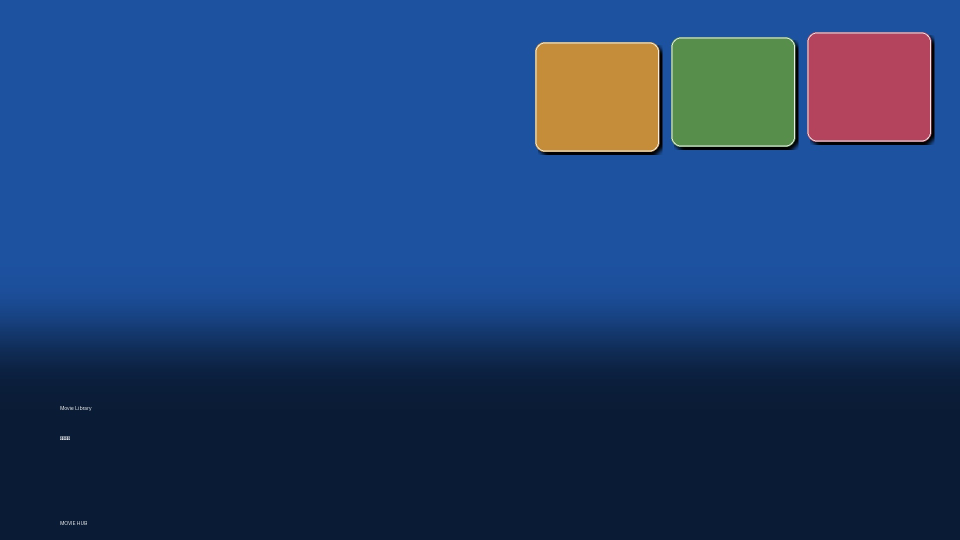
#> input picture images/style_5.jpeg, 1920 x 1080 px (shown at 1/2 size); its folder holds only this picture in this run
$ python -i style_static_1.py   (imports and definitions only)
#> lines starting #> are read from the running program, lines starting #| are printed output that depends on the picture
import base64
import random
import colorsys
from collections import Counter
from io import BytesIO
from pathlib import Path
import math

import numpy as np
from PIL import Image, ImageDraw, ImageFilter, ImageFont, ImageOps

from app.log import logger
from app.plugins.fnmediacovergenerator.utils.image_manager import (
    ResolutionConfig, ImageResourceManager, managed_image, managed_images
)
from app.plugins.fnmediacovergenerator.utils.performance_helper import (
    OptimizedImageProcessor, PerformanceMonitor, memory_efficient_operation
)
from app.plugins.fnmediacovergenerator.utils.color_helper import ColorHelper
from app.plugins.fnmediacovergenerator.style.text_rendering import (
    load_font_with_fallback,
    draw_text_patch,
)


# ========== 配置 ==========
# canvas_size = (1920, 1080)  # 移除固定尺寸，改为动态配置

# [141 lines left out: functions is_not_black_white_gray_near, rgb_to_hsv, hsv_to_rgb, adjust_color_macaron, color_distance, find_dominant_macaron_colors and 4 more, not called in this run]

def add_rounded_corners(img, radius=30):
    """
    给图片添加圆角，通过超采样技术消除锯齿

    Args:
        img: PIL.Image对象
        radius: 圆角半径

    Returns:
        带圆角的图片(RGBA模式)
    """
    # 超采样倍数
    factor = 2

    # 获取原始尺寸
    width, height = img.size

    # 创建更大尺寸的空白图像（用于超采样）
    enlarged_img = img.resize((width * factor, height * factor), Image.Resampling.LANCZOS)
    enlarged_img = enlarged_img.convert("RGBA")

    # 创建透明蒙版，尺寸为放大后的尺寸
    mask = Image.new('L', (width * factor, height * factor), 0)
    draw = ImageDraw.Draw(mask)

    draw.rounded_rectangle([(0, 0), (width * factor, height * factor)],
                            radius=radius * factor, fill=255)

    # 创建超采样尺寸的透明背景
    background = Image.new("RGBA", (width * factor, height * factor), (255, 255, 255, 0))

    # 使用蒙版合成图像（在高分辨率下）
    high_res_result = Image.composite(enlarged_img, background, mask)

    # 将结果缩小回原来的尺寸，应用抗锯齿
    result = high_res_result.resize((width, height), Image.Resampling.LANCZOS)

    return result


def add_card_shadow(img, offset=(10, 10), radius=10, opacity=0.5):
    """给卡片添加更真实的阴影效果"""
    # 获取原图尺寸
    width, height = img.size

    # 创建一个更大的画布以容纳阴影和旋转后的图像
    # 提供足够的边距，确保旋转后阴影不会被截断
    padding = max(width, height) // 2
    shadow = Image.new("RGBA", (width + padding * 2, height + padding * 2), (0, 0, 0, 0))

    # 在原图轮廓绘制黑色阴影，放置在中心偏移的位置
    orig_mask = Image.new("L", (width, height), 255)
    rounded_mask = add_rounded_corners(orig_mask, radius).convert("L")

    # 阴影位置计算，从中心位置开始偏移
    shadow_x = padding + offset[0]
    shadow_y = padding + offset[1]
    shadow.paste((0, 0, 0, int(255 * opacity)),
                (shadow_x, shadow_y, width + shadow_x, height + shadow_y),
                rounded_mask)

    # 模糊阴影以获得更自然的效果
    shadow = shadow.filter(ImageFilter.GaussianBlur(radius))

    # 创建结果图像
    result = Image.new("RGBA", shadow.size, (0, 0, 0, 0))

    # 先放置阴影
    result.paste(shadow, (0, 0), shadow)

    # 放置原图到中心位置
    result.paste(img, (padding, padding), img if img.mode == "RGBA" else None)

    return result

# [438 lines left out: functions add_shadow_and_rotate, rotate_image, _resolve_style_static_1_image_paths, create_style_static_1, not called in this run]


def create_style_single_1(*args, **kwargs):
    """兼容旧命名"""
    return create_style_static_1(*args, **kwargs)

>>> from PIL import Image
>>> picture = Image.open('../../../images/style_5.jpeg')
#> picture is the input picture: PIL image 1920x1080 RGB; mean R, G, B 31.8, 63.9, 112.6
>>> result = add_card_shadow(picture)
#> in add_card_shadow, `shadow = Image.new("RGBA", (width + padding * 2, height + padding * 2)..`: shadow: PIL image 3840x3000 RGBA; every value is 0
#> in add_card_shadow, `orig_mask = Image.new("L", (width, height), 255)`: orig_mask: PIL image 1920x1080 L; every value is 255
#> in add_rounded_corners, `enlarged_img = img.resize((width * factor, height * factor), Image.Res..`: enlarged_img: PIL image 3840x2160 L; every value is 255
#> in add_rounded_corners, `enlarged_img = enlarged_img.convert("RGBA")`: enlarged_img: PIL image 3840x2160 RGBA; every value is 255
#> in add_rounded_corners, `mask = Image.new('L', (width * factor, height * factor), 0)`: mask: PIL image 3840x2160 L; every value is 0
#> in add_card_shadow, `rounded_mask = add_rounded_corners(orig_mask, radius).convert("L")`:
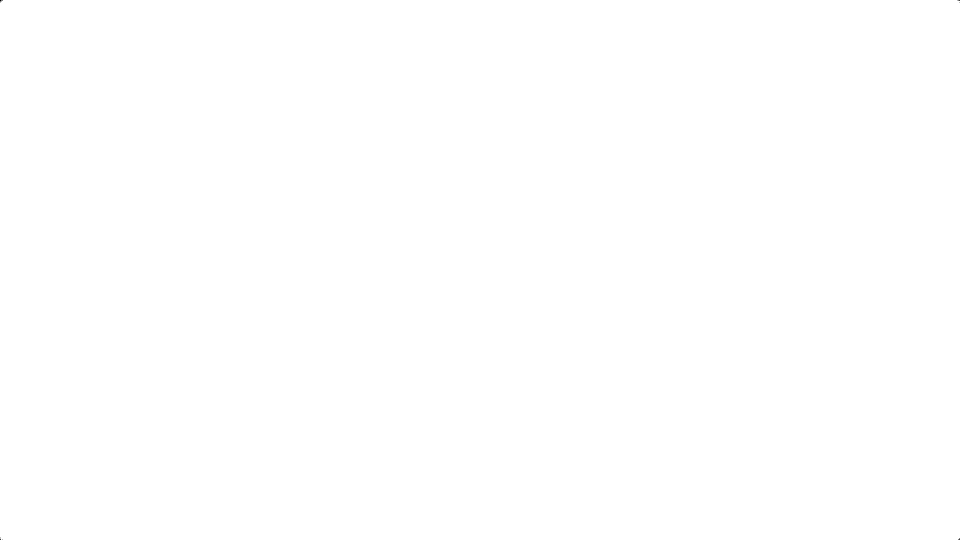
#> rounded_mask: PIL image 1920x1080 L (shown at 1/2 size); 100% white; black in thin lines or dots
#> in add_card_shadow, `shadow.paste((0, 0, 0, int(255 * opacity)), (shadow_x, shadow_y, width..`:
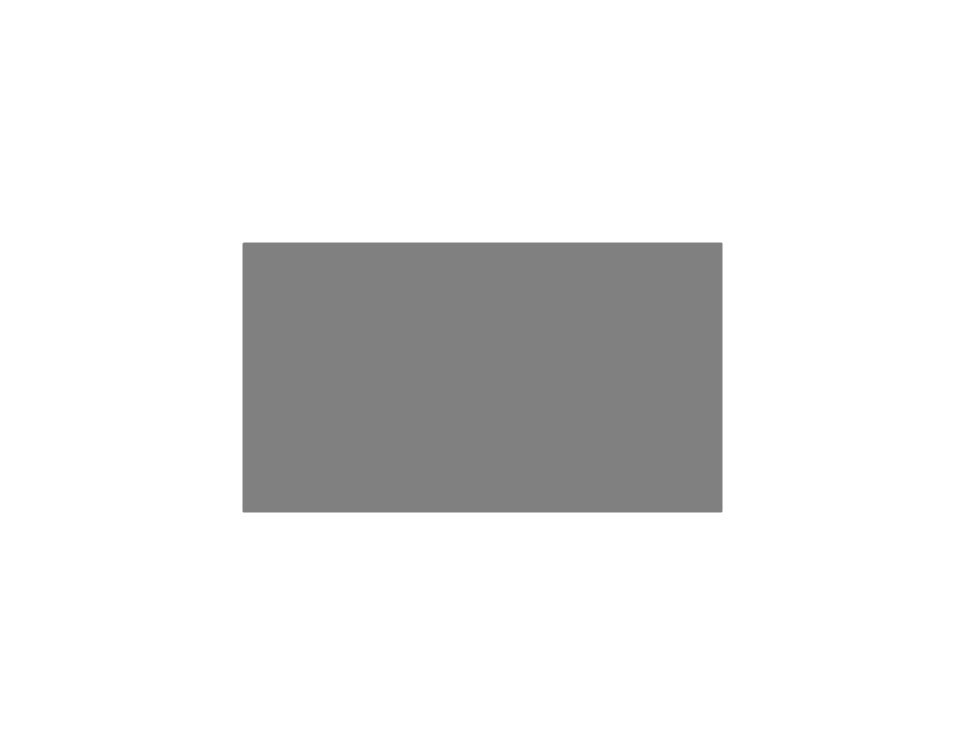
#> shadow: PIL image 3840x3000 RGBA (shown at 1/4 size); mean R, G, B, A 0, 0, 0, 22.9; transparent parts drawn white
#> in add_card_shadow, `result.paste(shadow, (0, 0), shadow)`:
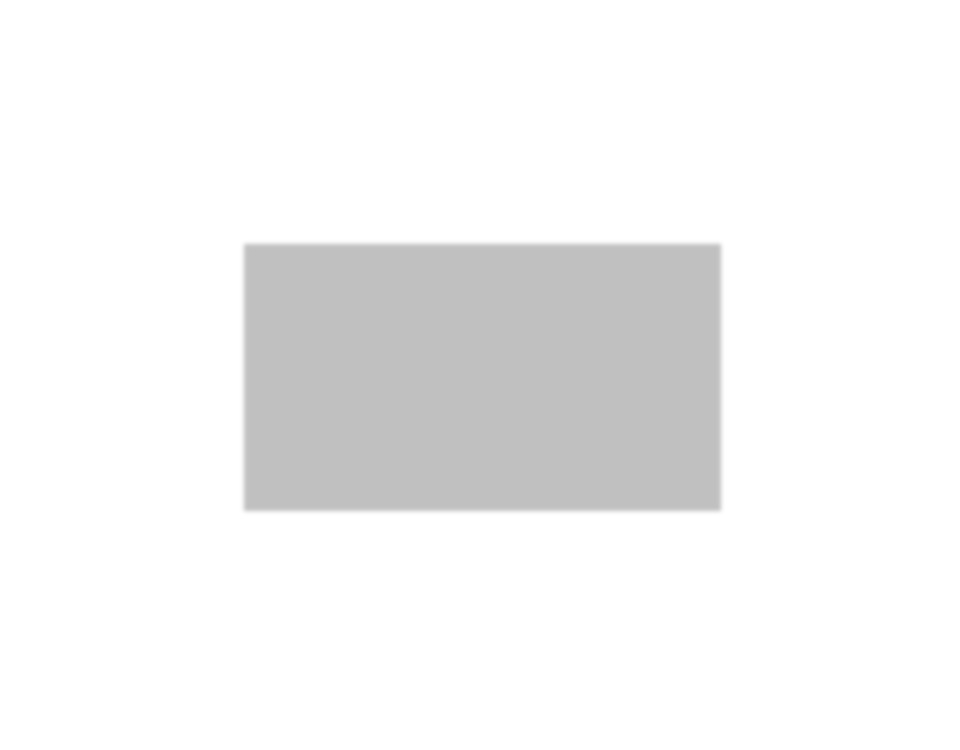
#> result: PIL image 3840x3000 RGBA (shown at 1/4 size); mean R, G, B, A 0, 0, 0, 11.2; transparent parts drawn white
#> in add_card_shadow, `result.paste(img, (padding, padding), img if img.mode == "RGBA" else N..`:
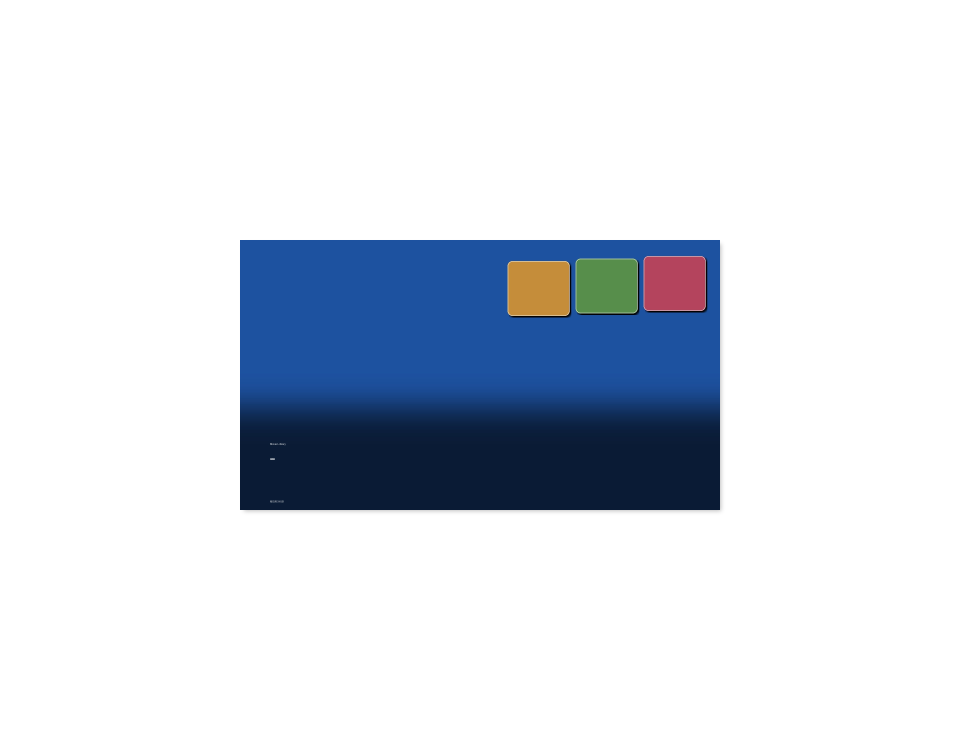
#> result: PIL image 3840x3000 RGBA (shown at 1/4 size); mean R, G, B, A 5.7, 11.5, 20.3, 46; transparent parts drawn white
